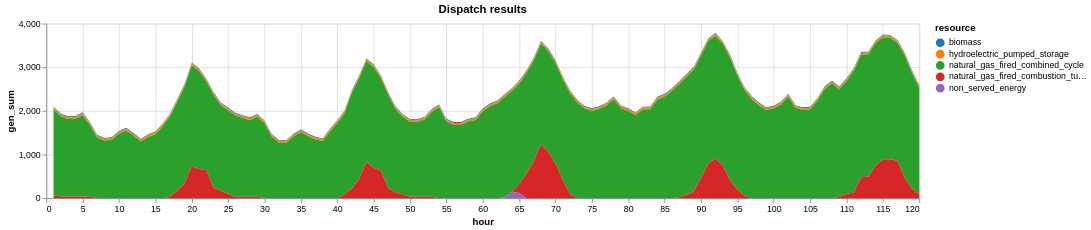

Source (notebook cell):
### Markdown cell above
Our prediction matches the result, where non-served energy in reserves < stochastic < deterministic (i.e. reserves policy performs the best and deterministic policy performed the worst).

### Code cell
# A simulator!

# initialize outputs
contribution_total = 0.0
policy_results = DataFrame(day=Int[], predicted_cost = Float64[], actual_cost_total = Float64[], actual_cost_nse = Float64[])
dispatch_results=DataFrame(resource=String[],hour=Int64[],gen_sum=Float64[])

# re-define dynamic state variable in case we run this multiple times
state_variable_dynamic = Dict(
    "net_load_previous_day" => net_load_for_simulation[1:24,:]
    ) ;

for day in 1:5

    println("Day is $day")

    net_load_previous_day = state_variable_dynamic["net_load_previous_day"]
    
    load_scenarios_for_reserves_UC = hcat(net_load_previous_day.demand,net_load_previous_day.demand*0.95,net_load_previous_day.demand*1.05)

    reserves_UC_solution = unit_commitment_reserves(
        state_variable_static["gen_df"],
        net_load_previous_day,
        0.01,
        state_variable_static["nse_cost"],
        0.1
        );    

    # decision variable = set of commitment decisions
    x_G_t = reserves_UC_solution.commit

    # we also record the start cost, which we know in advance because our commitment schedule is now known.
    start_cost = reserves_UC_solution.start_cost

    #### ...... 24 hours later ...... ####

    # Initialize dict for exogenous information. This will consist of both the actual net load, and the dispatch results.
    W_tplus1 = Dict()

    # Let's get the net load that actually occurred. This is part of our exogenous information.
    time_current_day = (day*24+1):((day+1)*24)
    net_load_actual = copy(net_load_for_simulation[in.(net_load_for_simulation.hour,Ref(time_current_day)),:])
    net_load_actual.hour = 1:24
    W_tplus1["net_load_actual"] = net_load_actual

    # Now we run economic dispatch on this actual net load to see how our commitment decisions performed. We add the actual energy and NSE cost to our exogenous information.

    economic_dispatch_solution = economic_dispatch(
        state_variable_static["gen_df"],
        net_load_actual,
        0.01,
        x_G_t,
        state_variable_static["nse_cost"]
        );

    W_tplus1["energy_cost_actual"] = economic_dispatch_solution.energy_cost
    W_tplus1["nse_cost_actual"] = economic_dispatch_solution.nse_cost

    # We also record the dispatch so we can see what happened.
    sol_gen = combine(groupby(innerjoin(economic_dispatch_solution.gen, state_variable_static["gen_df"][!, [:r_id, :resource]], on = :r_id),[:resource, :hour]), :gen => sum)
    append!(sol_gen, DataFrame(resource = repeat(["non_served_energy"]; outer=24), hour = 1:24,gen_sum = economic_dispatch_solution.nse))
    sol_gen.hour .= sol_gen.hour .+ 24*(day-1)
    dispatch_results=vcat(dispatch_results,sol_gen)

    # Now we run our transition function, which in this case is very simple: updating the previous day's net load for our next decision.
    state_variable_dynamic["net_load_previous_day"] = net_load_actual

    # Finally we record our "contributions", which are the start costs (which we knew in advance), the actual energy costs, and the actual nse costs.
    contribution_total += start_cost + W_tplus1["energy_cost_actual"] + W_tplus1["nse_cost_actual"]

    # We also record our relevant results to our policy results dataframe
    new_row = (
        day=day,
        predicted_cost=reserves_UC_solution.cost,
        actual_cost_total=start_cost + W_tplus1["energy_cost_actual"] + W_tplus1["nse_cost_actual"],
        actual_cost_nse=W_tplus1["nse_cost_actual"]
        )
        
    push!(policy_results,new_row)

end

# Now we plot the results of our policy
p1=plot(policy_results.day,policy_results.predicted_cost,label="Predicted cost",xlabel="Day",ylabel="Cost (\$)",title="Policy results: Reserves UC",legend = :outerright,size = (800, 300))
plot!(p1,policy_results.day,policy_results.actual_cost_total,label="Actual cost")
plot!(p1,policy_results.day,policy_results.actual_cost_nse,label="NSE cost (subset of actual cost)")
display(p1)

plot2=dispatch_results |>
@vlplot(:area, 
    x=:hour, y={:gen_sum, stack=:zero}, 
    color={"resource:n", scale={scheme="category10"}},width=1000,title="Dispatch results")
display(plot2)

### Figure 1 — Vega specification as saved in the notebook (floating-point values rounded to 4 significant figures; data arrays with more than 128 entries replaced by an {"elided": "..."} marker saying what was removed)
{"$schema": "https://vega.github.io/schema/vega/v5.json", "axes": [{"aria": false, "domain": false, "grid": true, "gridScale": "y", "labels": false, "maxExtent": 0, "minExtent": 0, "orient": "bottom", "scale": "x", "tickCount": {"signal": "ceil(width/40)"}, "ticks": false, "zindex": 0}, {"aria": false, "domain": false, "grid": true, "gridScale": "x", "labels": false, "maxExtent": 0, "minExtent": 0, "orient": "left", "scale": "y", "tickCount": {"signal": "ceil(height/40)"}, "ticks": false, "zindex": 0}, {"grid": false, "labelFlush": true, "labelOverlap": true, "orient": "bottom", "scale": "x", "tickCount": {"signal": "ceil(width/40)"}, "title": "hour", "zindex": 0}, {"grid": false, "labelOverlap": true, "orient": "left", "scale": "y", "tickCount": {"signal": "ceil(height/40)"}, "title": "gen_sum", "zindex": 0}], "background": "white", "data": [{"name": "source_0", "values": {"elided": "600 records"}}, {"name": "data_0", "source": "source_0", "transform": [{"as": "hour", "expr": "toNumber(datum[\"hour\"])", "type": "formula"}, {"field": "gen_sum", "groupby": ["resource"], "key": "hour", "method": "value", "type": "impute", "value": 0}, {"as": ["gen_sum_start", "gen_sum_end"], "field": "gen_sum", "groupby": ["hour"], "offset": "zero", "sort": {"field": ["resource"], "order": ["descending"]}, "type": "stack"}]}], "height": 200, "legends": [{"fill": "color", "symbolType": "circle", "title": "resource"}], "marks": [{"encode": {"update": {"height": {"field": {"group": "height"}}, "width": {"field": {"group": "width"}}}}, "from": {"facet": {"data": "data_0", "groupby": ["resource"], "name": "faceted_path_main"}}, "marks": [{"encode": {"update": {"defined": {"signal": "isValid(datum[\"hour\"]) && isFinite(+datum[\"hour\"]) && isValid(datum[\"gen_sum\"]) && isFinite(+datum[\"gen_sum\"])"}, "description": {"signal": "\"hour: \" + (format(datum[\"hour\"], \"\")) + \"; gen_sum: \" + (format(datum[\"gen_sum\"], \"\")) + \"; resource: \" + (isValid(datum[\"resource\"]) ? datum[\"resource\"] : \"\"+datum[\"resource\"])"}, "fill": {"field": "resource", "scale": "color"}, "orient": {"value": "vertical"}, "x": {"field": "hour", "scale": "x"}, "y": {"field": "gen_sum_end", "scale": "y"}, "y2": {"field": "gen_sum_start", "scale": "y"}}}, "from": {"data": "faceted_path_main"}, "name": "marks", "sort": {"field": "datum[\"hour\"]"}, "style": ["area"], "type": "area"}], "name": "pathgroup", "type": "group"}], "padding": 5, "scales": [{"domain": {"data": "data_0", "field": "hour"}, "name": "x", "nice": true, "range": [0, {"signal": "width"}], "type": "linear", "zero": false}, {"domain": {"data": "data_0", "fields": ["gen_sum_start", "gen_sum_end"]}, "name": "y", "nice": true, "range": [{"signal": "height"}, 0], "type": "linear", "zero": true}, {"domain": {"data": "data_0", "field": "resource", "sort": true}, "name": "color", "range": {"scheme": "category10"}, "type": "ordinal"}], "style": "cell", "title": {"frame": "group", "text": "Dispatch results"}, "width": 1000}
